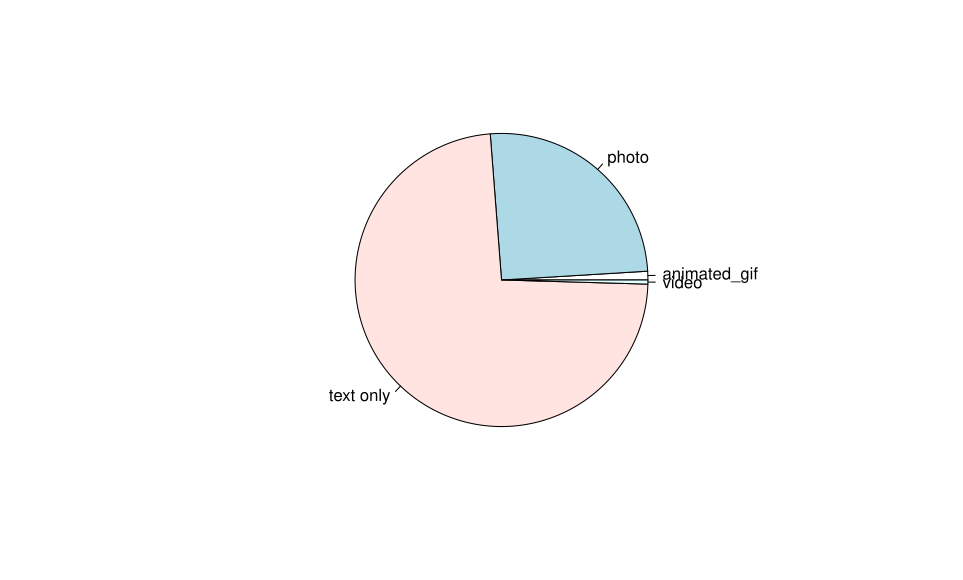

Write R code to recreate this figure.
#
# Author: Joyce Woznica
# Class: IST 719
# Date: 2/10/2020
# Subject: Lab 5, Week 5 
#
# Lab 5

# load sales data we used before

#------ Load Data ----------------
my.dir <- "/Users/joycewoznica/IST719/Labs/Lab5/"
tweets <- read.csv("/Users/joycewoznica/IST719/Labs/Lab5/climateTweets_UseForLecture_25K.csv", 
                  header=TRUE, 
                  quote = "\"",
                  stringsAsFactors = FALSE)

#------ Clean Data ----------------
my.media <- tweets$media
head(my.media)
table(my.media)

install.packages("alluvial")
library(alluvial)

sales <- read.csv("/Users/joycewoznica/IST719/Labs/Lab3/sales.csv", 
                  header=TRUE, stringsAsFactors = FALSE)

alluv.df <- aggregate(sales$units.sold, 
                      list(sales$rep.region, sales$type),
                      sum)
colnames(alluv.df) <- c("reg", "type", "units.sold")

# plot
alluvial(alluv.df[ ,1:2], freq = alluv.df$units.sold)

# add some color
my.cols <- rep("gold", nrow(alluv.df))
my.cols[alluv.df$type == "red"] <- "red"
alluvial(alluv.df[ ,1:2], freq = alluv.df$units.sold, col=my.cols)

alluvial(alluv.df[ ,1:2], freq = alluv.df$units.sold, col=ifelse(alluv.df$type == "red", "red", "gold"))

options(stringsAsFactors = FALSE)

# new data set
alluv.df <- aggregate(sales$units.sold, 
                      list(sales$rep.region, 
                           sales$type,
                           sales$wine),
                      sum)
colnames(alluv.df) <- c("reg", "type", "wine", "units.sold")
# use the first 3 columsn
alluvial(alluv.df[ ,1:3], freq = alluv.df$units.sold, 
         col=ifelse(alluv.df$type == "red", "red", "gold"))

alluvial(alluv.df[ ,1:3], freq = alluv.df$units.sold, 
         col=ifelse(alluv.df$type == "red", "red", "gold"),
         cex = 0.75, border = "black")

my.media <- gsub("\\|photo", "", my.media)

table(my.media)

#------ Pie Chart -------------------
pie(100 * round(table(my.media)/sum(table(my.media)),4))

#----- Looking at Dates -------------
date.created <- tweets$created_at
# Day Mmm dd HH:MM:SS +xxxx YYYY
conversion.string <- "%a %b %d %H:%M:%S +0000 %Y"
tmp <- strptime (date.created, conversion.string)
class(tmp)
any(is.na(tmp))
# get rid of tmp
rm(tmp)

# testing with dates
tmp <- "10AM and 27 minutes, on June 22, 1999"
str <- "%H%p and %M minutes, on %B %d, %Y"
strptime(tmp, str)
rm(tmp)

# the tweet dates
tweets$date <- strptime (date.created, conversion.string)

# now can use date functions
min(tweets$date)
max(tweets$date)
range(tweets$date)
summary(tweets$date)

difftime(min(tweets$date), max(tweets$date))
difftime(min(tweets$date), max(tweets$date), units = "min")
difftime(min(tweets$date), max(tweets$date), units = "weeks")

library(lubridate)

# what day of the week (numeric) w/o label
wday(tweets$date[1:3], label = TRUE, abbr = TRUE)

#------- Plots with Time --------------
# what day of weeks is tweeing most popular about climate change
barplot(table(wday(tweets$date, label = TRUE, abbr = TRUE)))

# if we know Wednesday is the most - could be time zone issue
# our data is in GMT

# offset from the tweet location in timezone in seconds from UTC
tmp <- tweets$user_utc_offset
tweets$date[7:10] + tmp[7:10]

known.times <- tweets$date + tweets$user_utc_offset
# now get rid of NAs
index <- which(is.na(known.times))
known.times <- known.times[-index]
# shows us the time of day that people might be tweeting
barplot(table(hour(known.times)))

# tweets per minutes
# before 24-june and 26--june
start.date <- as.POSIXct("2016-06-24 23:59:59")
end.date <- as.POSIXct("2016-06-26 00:00:00")
index <- which((tweets$date > start.date) & (tweets$date < end.date))
tweets.25th <- tweets$date[index]
# this returns strings, not dates
format.Date(tweets.25th, "%Y%m%d%H%M")
# converts back to dates stripped of all seconds
tmp.date <- as.POSIXct(strptime(format.Date(tweets.25th, "%Y%m%d%H%M"),
                                "%Y%m%d%H%M")) 
  
plot(table(tmp.date))
length(table(tmp.date))
# but 24 * 60 - missing many minutes = 1440
# need to include the blank minutes
tmp.tab <- table(tmp.date)
plot(as.POSIXct(names(tmp.tab)), as.numeric(tmp.tab))
plot(as.POSIXct(names(tmp.tab)), as.numeric(tmp.tab), type = "h")

# creates a sequence of every minutes on the 25th
x <- seq.POSIXt(from = start.date + 1, to = end.date - 1, by="min")
y <- rep(0, length(x))
# now fill in the proper y for the minutes in question
y[match(names(tmp.tab), as.character(x))] <- as.numeric(tmp.tab)

plot(x,y, type = "p", pch = 16, cex = 0.4)
plot(x,y, type = "p", pch = ".", cex = 0.4)
plot(x,y, type = "l")

#--------- Tweet Text ------------
tweets$text[5:10]

# let's look for hashtags for worldcloud
library(stringr)
# look for a hashtag any string up to to a space (what if at the end of the tweet?)
# beware of UPPERCASE "S"
#** want to break into words **
descripts <- rData$Incident.Description
tags <- str_extract_all(tweets$text, "#\\S+", simplify = FALSE)
# some cleaning up to do with the list
# get rid of blank text 
tags <- tags[lengths(tags) > 0]
tags <- unlist(tags)
# convert all to the same case
tags <- tolower(tags)
# clean up punctuation
tags <- gsub("#|[[:punct:]]", "", tags)

tags.tab <- sort(table(tags), decreasing = TRUE)
tags.tab[1:10]

# remove tags that only appear once or twice
zap <- which(tags.tab < 3)
tags.tab <- tags.tab[-zap]

boxplot(as.numeric(tags.tab))
plot(as.numeric(tags.tab))
# very skewed data
df <- data.frame(words = names(tags.tab), count = as.numeric(tags.tab),
                 stringsAsFactors = FALSE)

par(mfrow = c(3,3)) # 9 plots
plot(df$count, main = "Raw")
# convert to values between 0 and 1
y <- df$count/max(df$count)
plot(y, main = "0 - 1")
plot(df$count^2, main = "^2")
plot(df$count^(1/2), main = "^(1/2)")
plot(df$count^(1/5), main = "^(1/5)")
# we are looking at how to scale the data for the world cloud
plot(log10(df$count), main = "Log10")
# number of zeros - essentially log10
log10(c(1,10,100,1000,1237,10000))
# natural log
plot(log(df$count), main = "Log")

# careful scaling as could change the data story

#--------- Word Cloud ---------------
library(wordcloud)
myPal <- colorRampPalette(c("gold", "red", "orange"))

gc()

wordcloud(df$words, df$count, scale = c(5, 0.5), min.freq = 1,
          max.words = Inf, random.order = FALSE, random.color = FALSE,
          ordered.colors = TRUE)

index <- which(df$count > 10) # only use those that appear more than 10 times

wordcloud(df$words[index], df$count, scale = c(5, 0.5), min.freq = 1,
          max.words = Inf, random.order = FALSE, random.color = FALSE,
          ordered.colors = TRUE, rot.per = 0, colors = myPal(length(df$words[index])))

my.counts <- (df$count[index])^(1/2)
wordcloud(df$words[index], my.counts, scale = c(5, 0.5), min.freq = 1,
          max.words = Inf, random.order = FALSE, random.color = FALSE,
          ordered.colors = TRUE, rot.per = 0, colors = myPal(length(df$words[index])))

index <- which(df$count > 9) # only use those that appear more than 9 times
par(mar=c(0,0,0,0), bg = "black")
my.counts <- (df$count[index])^(1/2)
myPal <- colorRampPalette(c("red", "orange3", "gold"))
wordcloud(df$words[index], my.counts, scale = c(4, 0.4), min.freq = 1,
          max.words = Inf, random.order = FALSE, random.color = FALSE,
          ordered.colors = TRUE, rot.per = 0, colors = myPal(length(df$words[index])))

index <- which(df$count > 8) # only use those that appear more than 8 times
par(mar=c(0,0,0,0), bg = "black")
my.counts <- (df$count[index])^(1/2)
myPal <- colorRampPalette(c("blue", "green", "gold", "orange", "yellow", "red"))
wordcloud(df$words[index], my.counts, scale = c(4, 0.4), min.freq = 1,
          max.words = Inf, random.order = FALSE, random.color = FALSE,
          ordered.colors = TRUE, rot.per = 0, colors = myPal(length(df$words[index])))

#-------------- Categorical Plots ----------------------
#---------- Alluvia Plot -----------
install.packages("alluvial")
library(alluvial)

sales <- read.csv("/Users/joycewoznica/IST719/Labs/Lab3/sales.csv", 
                  header=TRUE, stringsAsFactors = FALSE)

alluv.df <- aggregate(sales$units.sold, 
                      list(sales$rep.region, sales$type),
                      sum)
colnames(alluv.df) <- c("reg", "type", "units.sold")

# plot
alluvial(alluv.df[ ,1:2], freq = alluv.df$units.sold)

# add some color
my.cols <- rep("gold", nrow(alluv.df))
my.cols[alluv.df$type == "red"] <- "red"
alluvial(alluv.df[ ,1:2], freq = alluv.df$units.sold, col=my.cols)

alluvial(alluv.df[ ,1:2], freq = alluv.df$units.sold, col=ifelse(alluv.df$type == "red", "red", "gold"))

options(stringsAsFactors = FALSE)

# new data set
alluv.df <- aggregate(sales$units.sold, 
                      list(sales$rep.region, 
                           sales$type,
                           sales$wine),
                      sum)
colnames(alluv.df) <- c("reg", "type", "wine", "units.sold")
# use the first 3 columsn
alluvial(alluv.df[ ,1:3], freq = alluv.df$units.sold, 
         col=ifelse(alluv.df$type == "red", "red", "gold"))

alluvial(alluv.df[ ,1:3], freq = alluv.df$units.sold, 
         col=ifelse(alluv.df$type == "red", "red", "gold"),
         cex = 0.75, border = "black")
#--------------- Tree Plots ------------------------
library(RColorBrewer)
install.packages("treemap")
library(treemap)

colnames(sales)
treemap(sales, index=c("rep.region"),
        vSize = "income",
        fontsize.labels = 12,
        palette = "Greens")

treemap(sales, index=c("rep.region"),
        vSize = "income",
        vColor = "units.sold",
        type = "dens",
        fontsize.labels = 18,
        palette = "Greens")

treemap(sales, index=c("rep.region"),
        vSize = "income",
        vColor = "units.sold",
        type = "value",
        fontsize.labels = 18,
        palette = "OrRd")

treemap(sales, index=c("rep.region", "sales.rep", "type"),
        vSize = "income",
        vColor = "units.sold",
        type = "index",
        fontsize.labels = 18,
        palette = brewer.pal(8, "Set1"))

#------------ Reiver Plot --------------
install.packages("riverplot")
library(riverplot)
river <- riverplot.example()
par(mfrow = c(2,1), mar=c(1,1,1,1))
plot(river, srt = 90, lty = 1)

x <- river
x$edges
x$nodes
x$edges$Value[2] <- 45
x$edges$Value[1] <- 15
x$nodes$x[5] <- 5

plot(x, srt=90, lty=1)
# x seems to note (nodes) the platcement
# we also changed the width

df <- aggregate(sales$income, list(type = sales$type, wine = sales$wine),
                sum)

df <- df[order(df$type, df$x), ]
# names of nodes in river plot
node.name <- c("wine", unique(df$type), df$wine)
# position of the data in river plot
node.position <- c(1, 2, 2, 3, 3, 3, 3, 3, 3, 3)
# gray for color to start
node.color <- rep("gray", length(node.name))
node.color <- c("deepskyblue", "red", "yellow",
                "brown4", "firebrick3", "deeppink4",
                "khaki1", "lightgoldenrod1", "gold",
                "goldenrod1")

node <- data.frame(ID = node.name,
                   x = node.position,
                   col = node.color,
                   stringsAsFactors = FALSE)

parent.nodes <- c("wine", "wine", df$type)
child.nodes <- c("red", "white", df$wine)
value <- c(sum(df$x[df$type == "red"]), sum(df$x[df$type == "white"]), df$x)
edges <- data.frame(N1 = parent.nodes, N2 = child.nodes, Value = value)
r <- makeRiver(node, edges)

plot(r)
par(mar=c(0,0,0,0))
plot(r, lty = 1)

#----------- Plots and MSWord ------------------

dat <- tapply(sales$units.sold, list(sales$type, sales$rep.region), sum)

barplot(dat, beside = TRUE, col = c("brown", "gold"),
        main = "Units Sold by Region by Type")
